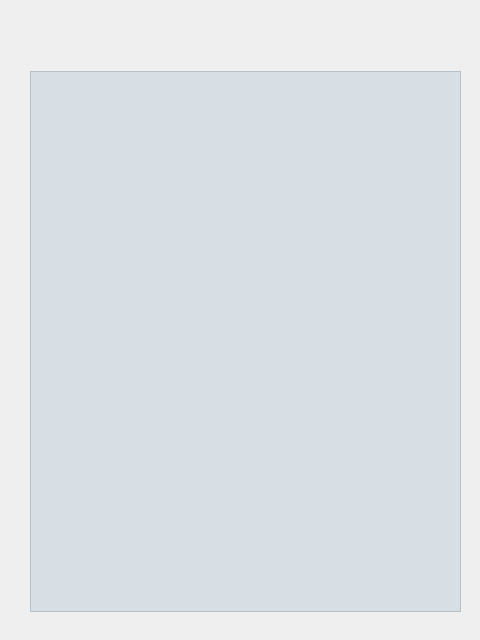
<?xml version="1.0" encoding="UTF-8"?>
<ui version="4.0">
 <class>view_all_data</class>
 <widget class="QDialog" name="view_all_data">
  <property name="geometry">
   <rect>
    <x>0</x>
    <y>0</y>
    <width>480</width>
    <height>640</height>
   </rect>
  </property>
  <property name="windowTitle">
   <string>Dialog</string>
  </property>
  <property name="styleSheet">
   <string notr="true">#view_all_data{background-image: url(:/new/myimage/new_icon/Background.jpg);}</string>
  </property>
  <widget class="QListWidget" name="all_data_listWidget">
   <property name="geometry">
    <rect>
     <x>30</x>
     <y>71</y>
     <width>431</width>
     <height>541</height>
    </rect>
   </property>
   <property name="font">
    <font>
     <family>华文楷体</family>
     <pointsize>20</pointsize>
    </font>
   </property>
   <property name="styleSheet">
    <string notr="true">background-color: rgba(187, 203, 216,120);
</string>
   </property>
  </widget>
 </widget>
 <resources/>
 <connections/>
</ui>
